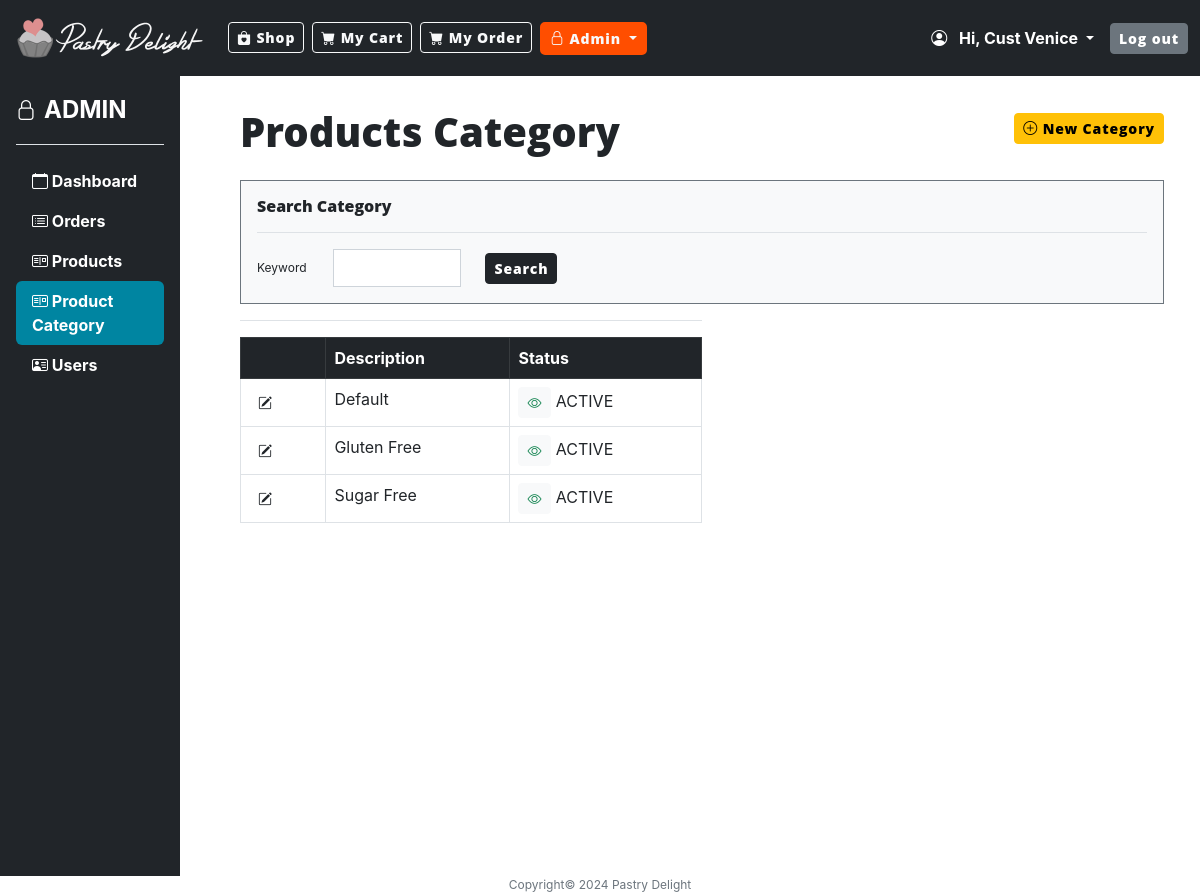
The page /admin_prodcategory (signed in) on the database its author committed.
### model.py (models this page shows, shortened)
class User(UserMixin, db.Model):
    __tablename__ = "user"
    id: Mapped[int] = mapped_column(Integer, primary_key=True)
    email: Mapped[str] = mapped_column(String(100), unique=True, nullable=False)
    fname: Mapped[str] = mapped_column(String(100), nullable=False)
    mname: Mapped[str] = mapped_column(String(100), nullable=False)
    lname: Mapped[str] = mapped_column(String(100), nullable=False)
    contact_no: Mapped[str] = mapped_column(String(100), nullable=False)
    address: Mapped[str] = mapped_column(String(250), nullable=False)
    postal_code: Mapped[str] = mapped_column(String(100), nullable=False)
    country: Mapped[str] = mapped_column(String(100), nullable=False)
    password: Mapped[str] = mapped_column(String(250), nullable=False)
    status: Mapped[str] = mapped_column(String(20))
    created_date: Mapped[datetime] = mapped_column(DateTime(timezone=False), server_default=func.now(), nullable=False)
    orders = relationship("OrderHeader", back_populates="created_by")
    products = relationship("Product", back_populates="created_by")

class ProductCategory(db.Model):
    __tablename__ = "product_category"
    id: Mapped[int] = mapped_column(primary_key=True)
    name: Mapped[str] = mapped_column(String(250))
    created_date: Mapped[datetime] = mapped_column(DateTime(timezone=False), server_default=func.now(), nullable=False)
    status: Mapped[str] = mapped_column(String(100))
    products = relationship("Product", back_populates="product_category")

### main.py (the view)
@app.route("/admin_prodcategory", methods=["GET", "POST"])
@admin_only
def admin_product_category():
    if not current_user.is_authenticated:
        flash('Please log in first to show products.', 'error')
        return redirect(url_for('login'))
    user_access = db_connect.get_user_access(**{'user_id': current_user.id, 'user_group_id': 1})
    if not user_access:
        flash("Product catalog inaccessible.", 'error')
        return redirect(url_for('home'))
    form = SearchForm()
    new_form = NewDescriptionForm()
    categories = db_connect.get_product_category_by(keyword="")
    if form.validate_on_submit():
        keyword = f"%{form.keyword.data}%"
        categories = db_connect.get_product_category_by(keyword)
        if len(categories) == 0:
            flash("Category not found.", "error")
    return render_template("admin_products_category.html", categories=categories, form=form, new_form=new_form,
                           is_admin=True, now=DATE_NOW)

### form.py
class SearchForm(FlaskForm):
    keyword = StringField('Keyword')
    submit_btn = SubmitField('Search',render_kw={'class':'btn-sm btn-dark'})

class NewDescriptionForm(FlaskForm):
    description = StringField('Description', validators=[DataRequired()])
    submit_btn = SubmitField('Submit',render_kw={'class':'btn-sm btn-dark'})

### main.py (called while the page is built)
@login_manager.user_loader
def load_user(user_id):
    return db_connect.get_user_details(user_id)

def admin_only(f):
    @wraps(f)
    def decorated_function(*args, **kwargs):
        if not current_user.is_authenticated:
            return redirect(url_for('login'))
        else:
            user_access = db_connect.get_user_access(**{'user_id': current_user.id, 'user_group_id': 1})
            if user_access:
                return f(*args, **kwargs)
            else:
                return redirect(url_for('home'))
    return decorated_function

### model.py (called while the page is built)
    def get_product_category_by(self, keyword):
        if keyword == "":
            record_list = self.db.session.execute(
                db.select(ProductCategory).order_by(ProductCategory.name)).scalars().all()
        else:
            record_list = (self.db.session.execute(
                db.select(ProductCategory).where(ProductCategory.name.like(keyword)).order_by(ProductCategory.name))
                           .scalars().all())
        return record_list

    def get_user_details(self, user_id):
        record = self.db.session.execute(db.select(User).where(User.id == user_id)).scalar()
        return record

    def get_user_access(self, **user_details):
        record = UserAccess.query.filter_by(**user_details).scalar()
        return record

### templates/admin_products_category.html (shortened to what this page needs)
{% include "header.html" %}
{% from "bootstrap5/form.html" import render_form %}
<main>
    <div class="row">
        <div class="col-md-2">
            {% include "admin_sidebar.html" %}
        </div>
        <div class="col-md-10 px-5 mt-3">
            <div class="d-flex justify-content-between align-items-center">
                <h1 class="mt-3">Products Category</h1>
                <a href="" class="btn btn-sm btn-warning" data-bs-toggle="modal"
                   data-bs-target="#newcategory">
                    <i class="bi bi-plus-circle"></i> New Category
                </a>
            </div>
            <div class="border border-1 border-secondary bg-light my-3 p-3">
                <h6>Search Category</h6>
                <hr/>
                <div class="fs-7">
                    <form class="form" method="post">
                        <div class="row">
                            <div class="col-md-6">
                                <div class="form-group row align-items-center">
                                    {{ form.keyword.label(class_="col-sm-2 ") }}
                                    <div class="col-sm-4">
                                        {{ form.keyword(class_="w-100 form-control") }}
                                    </div>
                                    <div class="col-md-6">
                                        <button type="submit" class="btn btn-sm btn-dark">Search</button>
                                    </div>
                                </div>
                            </div>
                        </div>
                    </form>
                </div>
            </div>
            <div class="col-md-6">
                <hr/>
                <table class="table table-hover table-bordered fs-6">
                    <thead class="table-dark">
                    <tr>
                        <th></th>
                        <th>Description</th>
                        <th>Status</th>
                    </tr>
                    </thead>
                    <tbody>
                    {% if categories|length == 0 %}
                    <tr>
                        <td colspan="6">
                            <div class="alert alert-secondary mt-3 fs-6" role="alert">
                                No records found
                            </div>
                        </td>
                    </tr>
                    {% else %}
                    {% for categ in categories:%}
                    <tr>
                        <td>
                            <button data-bs-toggle="modal" id="editcategory_{{ categ.id }}"
                               data-bs-target="#editcategory" class="btn btn-sm">
                                <i class="bi bi-pencil-square"></i>
                            </button>
                        </td>
                        <td>{{ categ.name }}</td>
                        <td>
                            <a href="{{ url_for('admin_product_category_status',category_id=categ.id) }}"
                               class="fw-bold btn btn-sm btn-light {% if categ.status == 'ACTIVE'   %}text-success
                               {% else %} text-danger {% endif %}"
                               data-toggle="tooltip" data-placement="right"
                               title="{% if categ.status == 'ACTIVE' %}  ENABLED {% else %} DISABLED  {% endif %}"
                            >
                                {% if categ.status == 'ACTIVE' %}
                                <i class="bi bi-eye"></i>
                                {% else %}
                                <i class="bi bi-eye-slash"></i>
                                {% endif %}
                            </a>
                            {{ categ.status }}
                        </td>
                    </tr>
                    {% endfor %}
                    {% endif %}
                    </tbody>
                </table>
            </div>
        </div>
    </div>
</main>
{% include "footer.html" %}

### templates/header.html (shortened to what this page needs)
<!DOCTYPE html>
<html lang="en">
<head>
    {% block styles %}
    {{ bootstrap.load_css() }}
    <link
            href="{{ url_for('static', filename='css/style.css') }}"
            rel="stylesheet"
    />
    <link href="https://cdn.jsdelivr.net/npm/bootstrap-icons/font/bootstrap-icons.css" rel="stylesheet">
    {% endblock %}
</head>
<body>
<nav class="navbar navbar-expand-lg navbar-dark bg-dark">
    <div class="container-fluid">
        <a class="navbar-brand" href="{{ url_for('home') }}">
            <img class="logo" alt="Pastry Delight"
                 src="{{ url_for('static', filename='images/pd_horizontal_white.png') }}">
        </a>
        <div class="collapse navbar-collapse" id="navbarSupportedContent">
            <ul class="navbar-nav mb-2 mb-lg-0">
                <li class="nav nav-item me-2">
                     <a class="btn btn-outline-light btn-sm {% if request.path == '/' %}active{% endif %}" aria-current="page" href="{{ url_for('home') }}">
                        <i class="bi bi-bag-heart-fill"></i>
                        Shop
                    </a>
                </li>
                <li class="nav nav-item me-2">
                    <a class=" btn btn-outline-light btn-sm" aria-current="page" href="{{ url_for('my_cart') }}">
                        <i class="bi bi-cart-fill"></i>
                        My Cart
                    </a>
                </li>
                {% if current_user.is_authenticated %}
                <li class="nav nav-item me-2">
                    <a class=" btn btn-outline-light btn-sm" aria-current="page" href="{{ url_for('order_list') }}">
                        <i class="bi bi-cart-fill"></i>
                        My Order
                    </a>
                </li>
                {% endif %}
            </ul>
            <ul class="navbar-nav me-auto mb-2 mb-lg-0">
                {% if is_admin %}
                <li class="nav-item dropdown">
                    <a class="dropdown-toggle btn btn-outline-light btn-sm {% if '/admin_' in request.path %}active{%
            endif %} " href="#" id="navbarDropdown" role="button"
                       data-bs-toggle="dropdown" aria-expanded="false">
                        <i class="bi bi-lock"></i> Admin
                    </a>
                </li>
                {% endif %}
            </ul>
            <ul class="navbar-nav navbar-right">
                {% if current_user.is_authenticated %}
                <li class="fw-bold text-white me-3 fs-5 nav-item dropdown">
                    <a class="dropdown-toggle text-white fs-6"  role="button"
                       data-bs-toggle="dropdown" aria-expanded="false">
                        <i class="bi bi-person-circle me-2"></i>
                        Hi, {{ current_user.fname }}
                    </a>
                </li>
                <li class="nav-item">
                    <a href="{{ url_for('logout') }}" class="btn btn-secondary btn-sm">Log out</a>
                </li>
                {% endif %}
            </ul>
        </div>
    </div>
</nav>

### rows shown on the page
User: fname "Cust Venice"
ProductCategory: name "Default", status "ACTIVE"
ProductCategory: name "Gluten Free", status "ACTIVE"
ProductCategory: name "Sugar Free", status "ACTIVE"

### other values the page prints
{{ now.year }} "2024"
